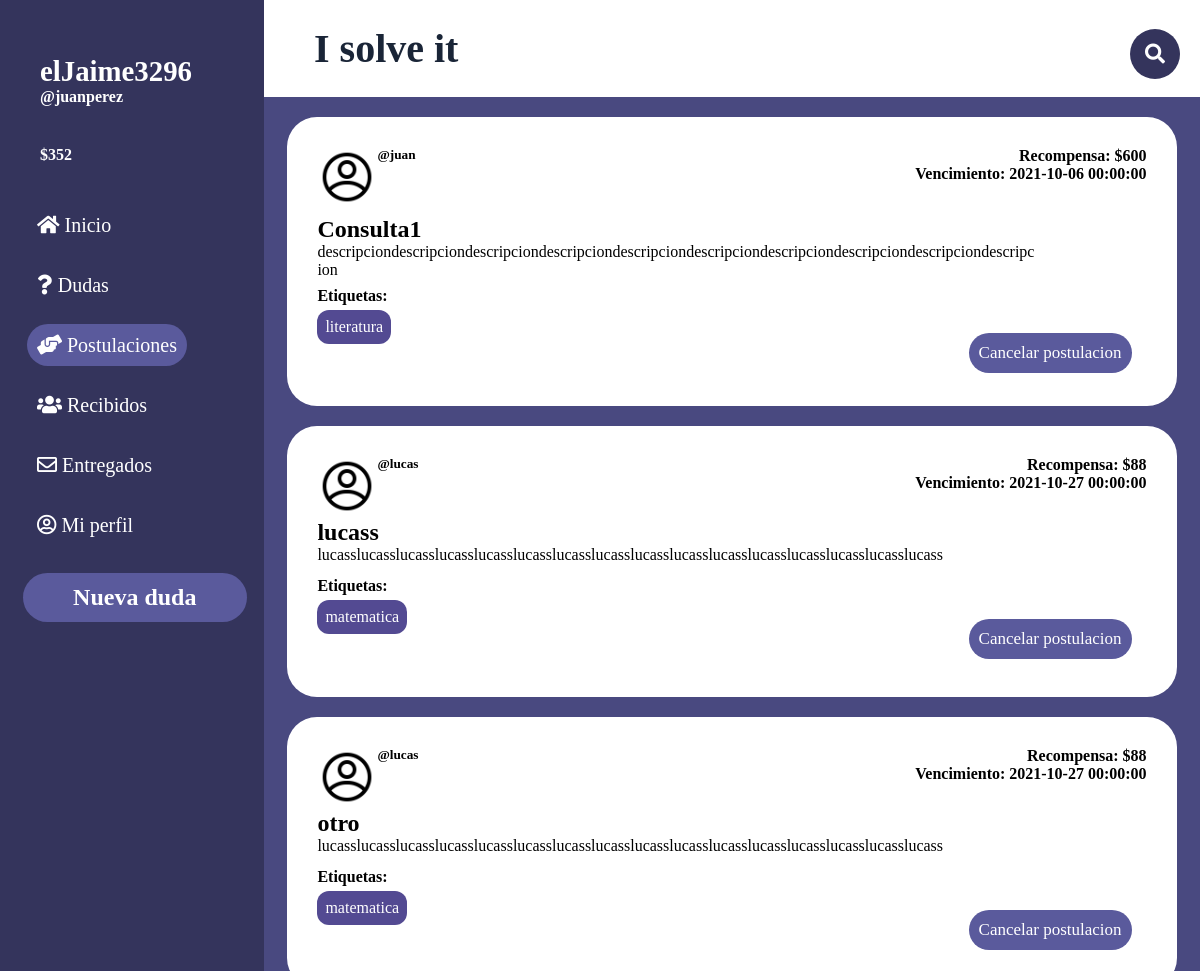
Page /PaginasBalsamiq/postulaciones.php (signed in) on the committed database.
### tables this page shows
CREATE TABLE `concurso` (
  `id_concurso` int(11) NOT NULL,
  `id_consulta` int(11) NOT NULL,
  `id_us` int(11) NOT NULL
);

CREATE TABLE `usuario` (
  `id_us` int(11) NOT NULL,
  `username` varchar(20) NOT NULL,
  `nombre` varchar(20) NOT NULL DEFAULT 'Nuevo usuario',
  `pass` varchar(200) NOT NULL,
  `mail` varchar(100) NOT NULL,
  `estrellas` int(2) DEFAULT NULL,
  `empleo` tinyint(1) NOT NULL,
  `descripcion` varchar(256) DEFAULT '"Hola. Soy un nuevo usuario de I Solve It. Espero que podamos ayudarnos mutuamente!',
  `tag` varchar(100) NOT NULL DEFAULT 'matematica,historia,literatura',
  `tokens` double NOT NULL,
  `imagen` int(11) NOT NULL DEFAULT 0
);

CREATE TABLE `consulta` (
  `id_consulta` int(11) NOT NULL,
  `id_us` int(11) NOT NULL,
  `titulo` varchar(20) NOT NULL,
  `descripcion` varchar(280) NOT NULL,
  `recompensa` float NOT NULL,
  `fecha_subida` datetime NOT NULL DEFAULT current_timestamp(),
  `fecha_limite` datetime NOT NULL,
  `archivo` varchar(50) NOT NULL
);

CREATE TABLE `tag` (
  `id` int(11) NOT NULL,
  `tag` varchar(30) NOT NULL
);

### PaginasBalsamiq/postulaciones.php (the view, shortened to what this page needs)
<!DOCTYPE html>
<html lang="es">
<head>
    <link rel="stylesheet" href="https://use.fontawesome.com/releases/v5.6.3/css/all.css">
    <link rel="stylesheet" href="style2.css">
    <link rel="stylesheet" href="NO_TOCAR.css">
    <link rel="stylesheet" href="publicacion_plantilla.css">
</head>
<body class="grid_container">
    <?php
        include('../ImplementarPHP/config.php');
    ?>
    <header class="header">
        <h1 class="ISolveIt">I solve it</h1>
        <div class="buscador">
            <div class="btn">
                <i class="fas fa-search icon"></i>
            </div>
        </div>
    </header>
    <aside class="sidebar">
        <div class="sidebar_usuario">
            <h4 class="h4"><?php echo $_SESSION['nombre']?></h4>
            <h5 class="h5">@<?php echo $_SESSION['username']?></h5>
            <h5 class="h5">$<?php echo $_SESSION['tokens']?></h5>
        </div>
        <div class="sidebar_menu">
            <ul>
                <li class="botones_sidebar"><a class="a" href="inicio.php"><i class="fas fa-home"></i> Inicio</a></li>
                <li class="botones_sidebar"><a class="a" href="misdudas.php"><i class="fas fa-question"></i> Dudas</a></li>
                <li class="botones_sidebar"><a class="a" href="postulaciones.php" style="background-color: #5a5a9c"><i class="fas fa-hands-helping"></i> Postulaciones</a></li>
                <li class="botones_sidebar"><a class="a" href="recibidos.php"><i class="fas fa-users"></i> Recibidos</a></li>
                <li class="botones_sidebar"><a class="a" href="entregados.php"><i class="far fa-envelope"></i> Entregados</a></li>
                <li class="botones_sidebar"><a class="a" href="perfil.php"><i class="far fa-user-circle"></i> Mi perfil</a></li>
            </ul>
        </div>
        <a href="nuevaPublicacion.php"><h2 class="h2">Nueva duda</h2></a>
    </aside>
    <div class="main">
        <?php
            $i = 0;
            $consultaConcurso = $conn->prepare("SELECT id_consulta FROM concurso WHERE id_us = '".$_SESSION['id_us']."'");
            $consultaConcurso ->execute();
            while ($resultadoConcurso = $consultaConcurso->fetch(PDO::FETCH_ASSOC)) {
                $consultaConsulta = $conn->prepare("SELECT * FROM consulta WHERE id_consulta = '".$resultadoConcurso['id_consulta']."'");
                $consultaConsulta ->execute();
                if($resultadoConsulta = $consultaConsulta->fetch(PDO::FETCH_ASSOC)){
                    $consultaUsr = $conn->prepare("SELECT * FROM usuario WHERE id_us = '".$resultadoConsulta['id_us']."'");
                    $consultaUsr ->execute();
                    $resultadoUsr = $consultaUsr->fetch(PDO::FETCH_ASSOC);
                    echo'
                    <div class="publicacion_preview" onclick="EntrarPublicacion(this.id);" id="'.$resultadoConcurso['id_consulta'].'">
                    <div class="data">
                        <div class="foto">
                            <img class="fotoPerfil" src="recursos/fotoPerfil/'.$resultadoUsr['imagen'].'.png" alt="'.$resultadoUsr['username'].'">
                        </div>
                        <div class="usuario">
                            <h4>'.$resultadoUsr["nombre"].'</h4>
                            <h5>@'.$resultadoUsr["username"].'</h5>
                        </div>
                        <div class="recoyvenc">
                            <h4>Recompensa: $'.$resultadoConsulta["recompensa"].'</h4>
                            <h4>Vencimiento: '.$resultadoConsulta["fecha_limite"].'</h4>
                        </div>
                    </div>
                    <div class="cuerpo">
                        <h2>'.$resultadoConsulta['titulo'].'</h2>
                        <p class="desc">'.$resultadoConsulta['descripcion'].'</p>
                    </div>
                    <div class="tags">
                        <h4>Etiquetas: </h4>
                        <ul class="tags_list">
                    ';
                    $consultaTagCons = $conn->prepare("SELECT tag_cons FROM tag_cons WHERE id_cons = '".$resultadoConsulta['id_consulta']."'");
                    $consultaTagCons ->execute();
                    while($resultadoTagCons = $consultaTagCons->fetch(PDO::FETCH_ASSOC)){
                        $consultaTag = $conn->prepare("SELECT tag FROM tag WHERE id = '".$resultadoTagCons['tag_cons']."'");
                        $consultaTag ->execute();
                        while($resultadoTag = $consultaTag->fetch(PDO::FETCH_ASSOC)){
                            echo'<li class="tag">'.$resultadoTag['tag'].'</li>';
                        }
                    }
                    echo'
                                    </ul>
                                </div>
                        ';
                        if($resultadoConsulta['id_us'] != $_SESSION['id_us']){
                            echo'
                                <div class="postularDiv">
                            ';
                            $i++;
                            $consultaConc = $conn->prepare("SELECT id_concurso FROM concurso WHERE (id_consulta = '".$resultadoConsulta["id_consulta"]."' AND id_us = '".$_SESSION['id_us']."')");
                            $consultaConc ->execute();
                            if($resultadoConc = $consultaConc->fetch(PDO::FETCH_ASSOC)){
                                echo'
                                    <form action="../ImplementarPHP/postular-cancelar.php" method="POST" id="cancelar'.$i.'">
                                        <input type="hidden" name="id_cons" value="'.$resultadoConsulta['id_consulta'].'">
                                        <input type="hidden" name="dir" value="Location:../PaginasBalsamiq/postulaciones.php">
                                        <input value="Cancelar postulacion" type="submit" class="postularBtn cancelar" name="cancelar" form="cancelar'.$i.'">
                                    </form>
                                ';
                            }
                            echo'
                                </div>
                            ';
                        }
                        else{
                            echo'
                                <div class="postularDiv">
                                    <input value="Ver postulantes" type="submit" class="postularBtn verPostulantes" name="verPostulantes">
                                </div>
                            ';
                        }
                        echo'
                            </div>
                        ';
                }
            }
        ?>
    </div>
</body>
</html>

### PaginasBalsamiq/style2.css (style rules this page uses)
* { margin: 0; padding: 0; box-sizing: border-box; font-family: "corbel"; }
html { height: 100%; }
body { min-height: 100%; }
.grid_container { display: grid; grid-template: "sidebar header" 10vh "sidebar main" 90vh/ 22% auto; }
.header { background-color: white; grid-area: header; display: grid; align-items: center; grid-template: "titu busc" / auto 25% }
.ISolveIt { grid-area: titu; text-align: left; margin-left: 50px; color:#1a2537; font-size: 2.5rem; }
.a { font-size: 20px; text-decoration: none; color:white; padding: 10px; background-color: none; border-radius:50px ; }
a { text-decoration: none; }
.sidebar { background-color: #34345c; grid-area: sidebar; text-align: center; color:rgb(26, 21, 21); border-right:1px solid #34345c; }
.h2 { background-color: #5a5a9c; color:white; border-radius: 30px; padding:11px; width: 85%; margin-left: 23px; margin-top: 10%; }
.h4 { color:white; text-align: left; margin:55px 0px -40px 40px; font-size: 1.8rem; }
.h5 { color:white; text-align: left; margin:40px; font-size: 1rem; }
.main { background-color: #494980; grid-area: main; overflow-y: scroll; position: relative; }
.botones_sidebar { margin: 17px; padding: 10px; list-style: none; text-align: left; }

### PaginasBalsamiq/NO_TOCAR.css (style rules this page uses)
a { text-decoration: none; color: white }
input { width: 50%; height:100%; border-radius: 3px; border: 1px solid rgb(255, 255, 255); }
.buscador { width: 220px; height: 30px; padding: 5px; display: flex; justify-content: right; }
.btn { position:absolute; margin-top: -10px; right:0; height: 50px; width: 50px; line-height: 50px; background-color: #34345c; text-align: center; color: white; font-size: 20px; border-radius: 50%; cursor: pointer; margin-right: 20px; }

### PaginasBalsamiq/publicacion_plantilla.css (style rules this page uses)
.publicacion_preview { background-color: white; border-radius: 30px; height: auto; display: grid; grid-template: "data" 30% "cuerpo" auto "tags" 20%; padding: 30px; text-align: left; margin: auto; margin-top: 20px; max-width: 95%; cursor:pointer; }
.data { height: 100%; grid-area: data; display: flex; }
.cuerpo { grid-area: cuerpo; width: 60vw; }
.desc { width: 100%; word-wrap: break-word; max-height: 3rem; overflow:hidden; margin-bottom: 5px; }
.recoyvenc { margin-right: 0; margin-left: auto; text-align: right; }
.tags_list { display: flex; list-style: none; }
.tag { margin-right: 10px; background-color: rgb(83, 74, 146); border-radius: 12px; padding: 8px; color: white; margin-top: 5px; }
.fotoPerfil { width: 60px; }
.postularDiv { margin-right: 15px; margin-left: auto; }
.postularBtn { background-color: #5a5a9c; color: white; width: 100%; height: 100%; border: none; padding: 10px; border-radius: 30px; cursor: pointer; text-align: center; font-size: 17px; }

### rows in the picture
concurso: usuario.username "juan", id_consulta.recompensa "600", id_consulta.fecha_limite "2021-10-06 00:00:00", id_consulta.titulo "Consulta1", id_consulta.descripcion "descripciondescripciondescripciondescripciondescripciondescripciondescripciondescripciondescripciondescripcion"
tag: tag "literatura"
concurso: usuario.username "lucas", id_consulta.recompensa "88", id_consulta.fecha_limite "2021-10-27 00:00:00", id_consulta.titulo "lucass", id_consulta.descripcion "lucasslucasslucasslucasslucasslucasslucasslucasslucasslucasslucasslucasslucasslucasslucasslucass"
tag: tag "matematica"
concurso: usuario.username "lucas", id_consulta.recompensa "88", id_consulta.fecha_limite "2021-10-27 00:00:00", id_consulta.titulo "otro", id_consulta.descripcion "lucasslucasslucasslucasslucasslucasslucasslucasslucasslucasslucasslucasslucasslucasslucasslucass"

### other values in the picture
$_SESSION['nombre'] "elJaime3296"
$_SESSION['username'] "juanperez"
$_SESSION['tokens'] "352"
